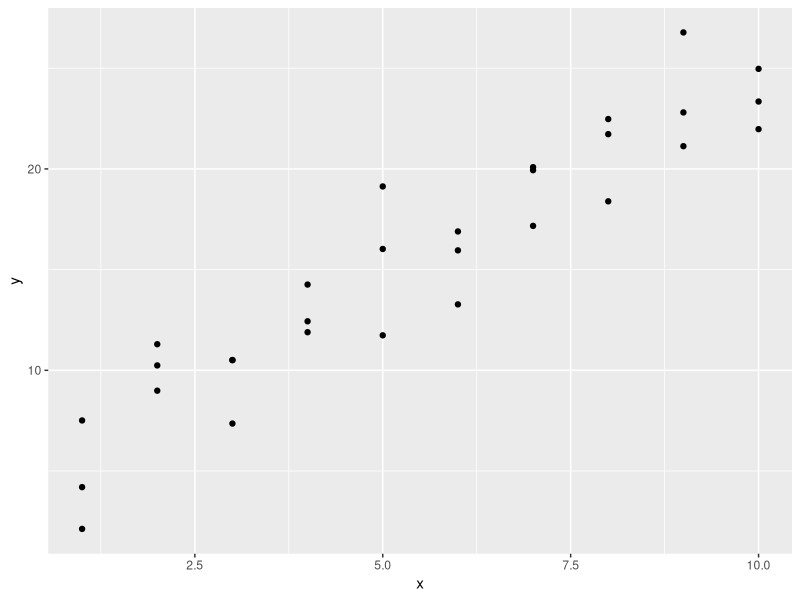
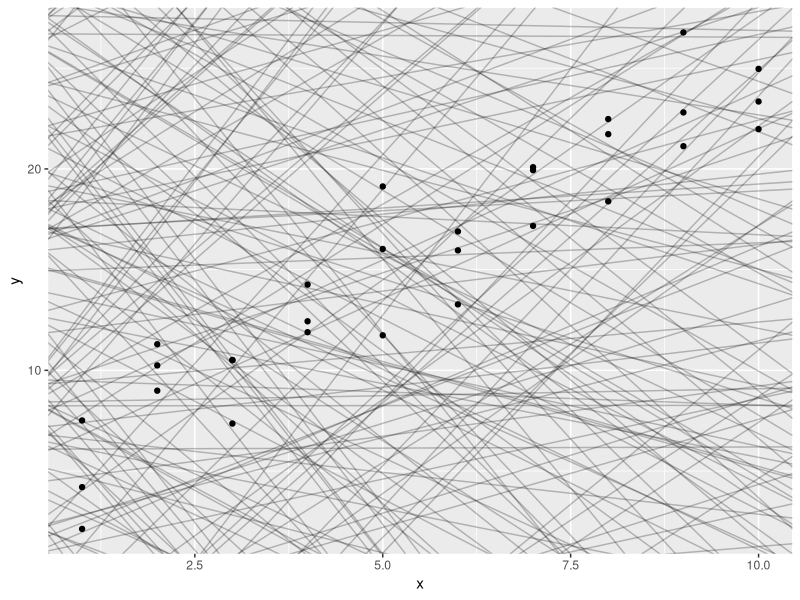
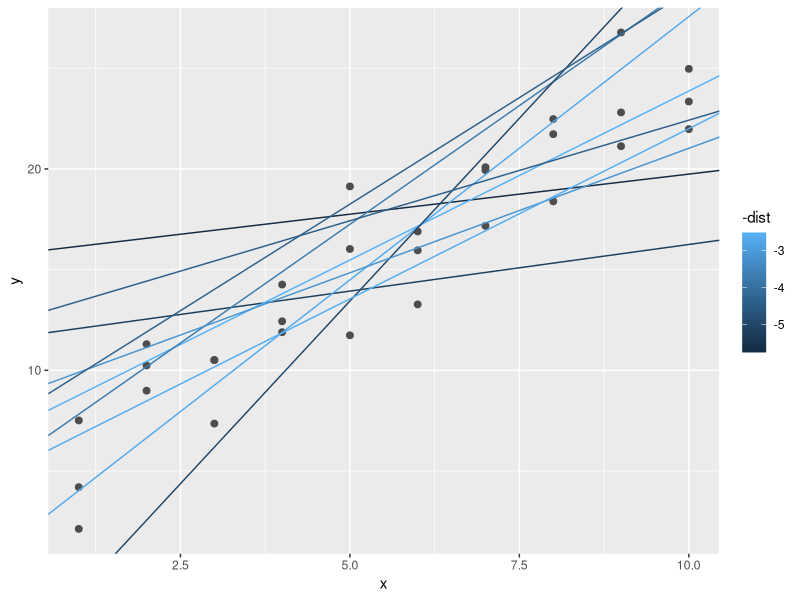
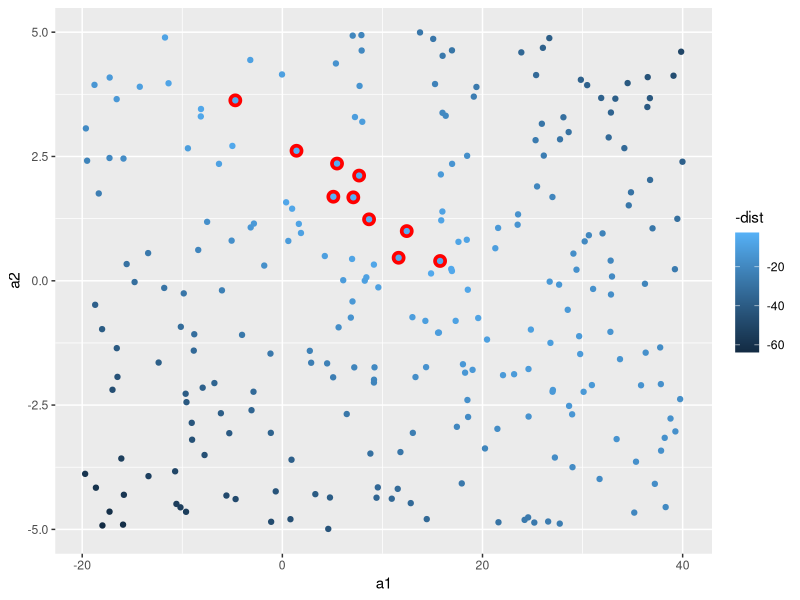
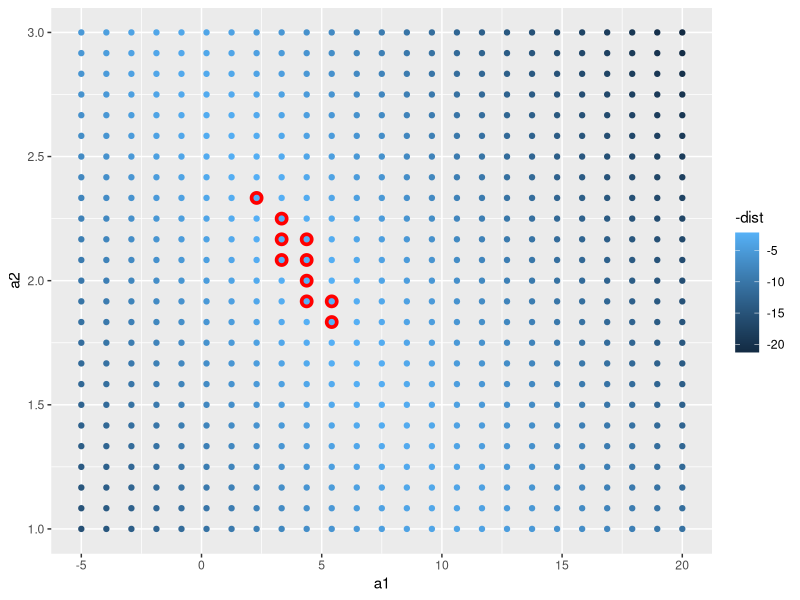
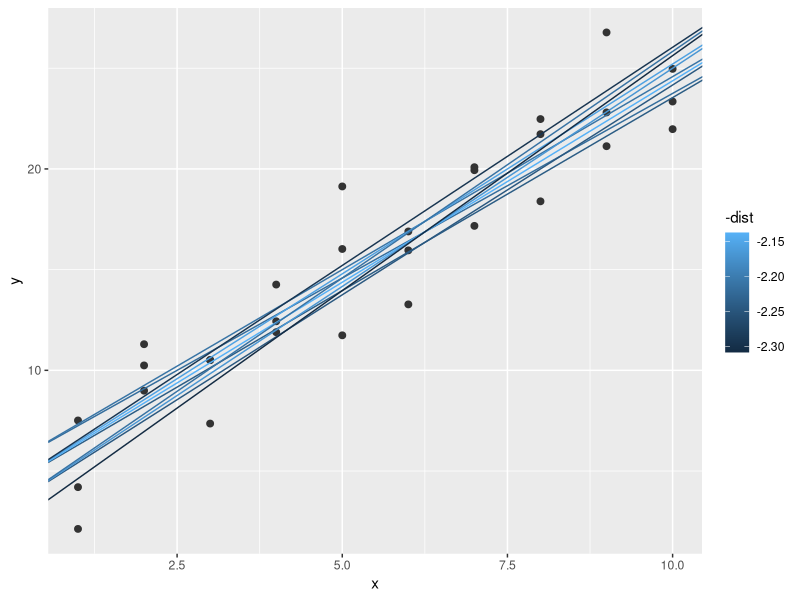
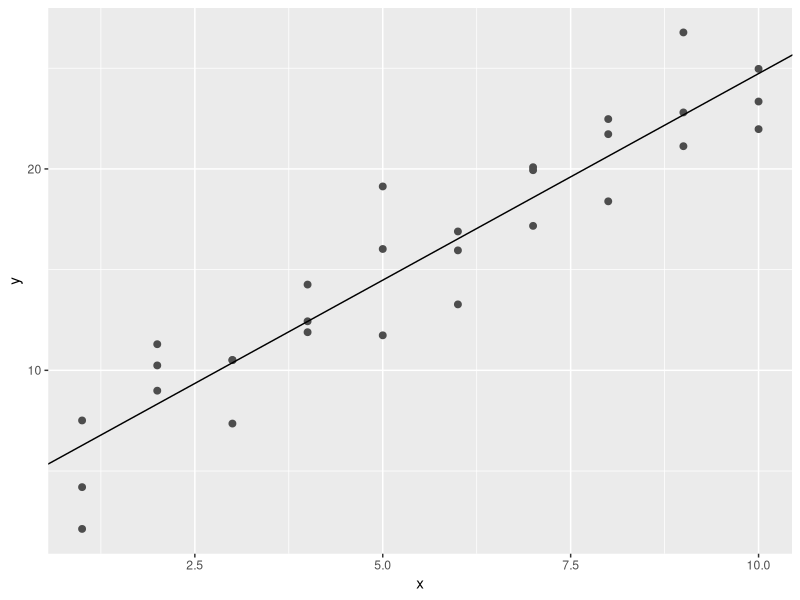
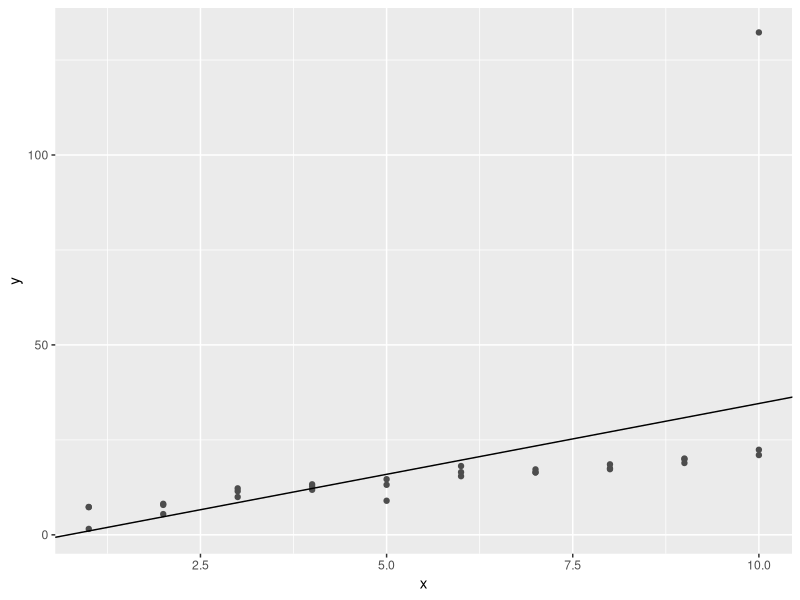

Write R code to recreate these figures, in order.
## ---- chunk 1
library(tidyverse)
library(modelr)
library(ggplot2)

# We want to get a warning if there are any NA values when
# we run a function.
options(na.action = na.warn)
## ---- chunk 2
ggplot(sim1, aes(x, y)) +
  geom_point()
## ---- chunk 3
models <- tibble(
  a1 = runif(250, -20, 40),
  a2 = runif(250, -5, 5)
)

ggplot(sim1, aes(x, y)) +
  geom_abline(aes(intercept = a1, slope = a2), 
              data = models, 
              alpha = 1 / 4) +
  geom_point()
## ---- chunk 4
model1 <- function(a, data) {
  a[1] + a[2] * data$x
}

measure_distance <- function(mod, data) {
  diff <- data$y - model1(mod, data)
  sqrt(mean(diff^2))
}

sim1_dist <- function(a1, a2) {
  measure_distance(c(a1, a2), sim1)
}

models <- models %>%
  mutate(dist = purrr::map2_dbl(a1, a2, sim1_dist))
models
## ---- chunk 5
ggplot(sim1, aes(x, y)) +
  geom_point(size = 2, color = "grey30") +
  geom_abline(
    aes(intercept = a1, slope = a2, color = -dist),
    data = filter(models, rank(dist) <= 10)
  )
## ---- chunk 6
ggplot(models, aes(a1, a2)) +
  geom_point(data = filter(models, rank(dist) <= 10),
             size = 4, color = 'red') +
  geom_point(aes(color = -dist))
## ---- chunk 7
grid <- expand.grid(  # Creates a df from all combinations of
                      # parameters provided to it.
  a1 = seq(-5, 20, length = 25),
  a2 = seq(1, 3, length = 25)
  ) %>%
  mutate(dist = purrr::map2_dbl(a1, a2, sim1_dist))

grid %>%
  ggplot(aes(a1, a2)) +
  geom_point(data = filter(grid, rank(dist) <= 10),
             size = 4, color = "red") +
  geom_point(aes(color = -dist))
## ---- chunk 8
ggplot(sim1, aes(x, y)) +
  geom_point(size = 2, color = "grey20") +
  geom_abline(aes(intercept = a1, slope = a2, color = -dist),
              data = filter(grid, rank(dist) <= 10))
## ---- chunk 9
best <- optim(c(0, 0), # initial values for params to optimize over
              measure_distance, # function to calculate error
              data = sim1)
best$par
## ---- chunk 10
ggplot(sim1, aes(x, y)) +
  geom_point(size = 2, color = "grey30") +
  geom_abline(aes(intercept = best$par[1], slope = best$par[2]))
## ---- chunk 11
sim1_mod <- lm(y ~ x, data = sim1)
coef(sim1_mod)
## ---- chunk 12
x = rep(1:10, each = 3)
y = x * 1.5 + 6 + rt(length(x),  # rt generates t-style variates
                                 # with length given by param 1.
                     df = 2)     # Degrees of freedom.

# To simulate an unusual value, let's change the value of the end
# of the model to beyond 75th percentile + 3 * IQR. 
# Usually, 75th percentile + 1.5 * IQR is used to determine outliers.
y[[length(y)]] <- quantile(y)[[4]] + 15 * IQR(y)

sim1a <- tibble(
  x = x,
  y = y
)

sim1a_mod <- lm(y ~ x, data = sim1a)
ggplot(sim1a, aes(x, y)) +
  geom_point(color = "grey30") +
  geom_abline(aes(intercept = coef(sim1a_mod)[[1]],
                  slope = coef(sim1a_mod)[[2]]))
## ---- chunk 13
ggplot(sim1a, aes(x, y)) +
  geom_point(color = "grey30") +
  geom_abline(aes(intercept = coef(sim1a_mod)[[1]],
                  slope = coef(sim1a_mod)[[2]])) +
  coord_cartesian(ylim = c(-20, 40))
## ---- chunk 14
measure_distance <- function(mod, data) {
  diff <- data$y - model1(mod, data)
  mean(abs(diff))
}

best <- optim(c(0, 0), measure_distance, data = sim1a)

coef(sim1a)
ggplot(sim1a, aes(x, y)) +
  geom_point(color = "grey30", size = 2) +
  geom_abline(aes(intercept = best$par[1], 
                  slope = best$par[2]),
              color = "red") +
  geom_abline(aes(intercept = coef(sim1a_mod)[[1]],
                  slope = coef(sim1a_mod)[[2]]),
              color = "green")
## ---- chunk 15
model1 <- function(a, data) {
  a[1] + data$x * a[2] + a[3]
}
## ---- chunk 16
grid <- sim1 %>%
  data_grid(x)
grid
## ---- chunk 17
grid <- grid %>%
  add_predictions(sim1_mod) # adds predictions to a dataset by
                            # calculating y values at given x values.
grid
## ---- chunk 18
ggplot(sim1, aes(x)) +
  geom_point(aes(y = y)) +
  geom_line(aes(y = pred), data = grid, color = "red", size = 1)
## ---- chunk 19
sim1 <- sim1 %>%
  add_residuals(sim1_mod)
sim1
## ---- chunk 20
ggplot(sim1, aes(resid)) +
  geom_freqpoly(binwidth = 0.5)
## ---- chunk 21
ggplot(sim1, aes(x, resid)) +
  geom_ref_line(h = 0) + # draw thick horiz reference line at 0.
                         # v = 5 to draw vertical ref line at 5.
  geom_point()
## ---- chunk 22
# Restore sim1 to original condition by dropping resid
sim1 <- sim1 %>% select(x, y)

# Fit using loess
sim1_loess_mod <- loess(y ~ x, sim1)
sim1_loess_mod

grid <- sim1 %>%
  data_grid(x) %>%
  add_predictions(sim1_loess_mod)

ggplot(sim1, aes(x)) +
  geom_point(aes(y = y)) +
  geom_line(aes(y = pred), data = grid, color = "red", size = 2) +
  geom_smooth(aes(y = pred), data = grid, color = "green", size = 1)

sim1 <- sim1 %>%
  add_residuals(sim1_loess_mod)

sim1 %>%
  ggplot(aes(resid)) +
  geom_freqpoly(binwidth = 0.5)

ggplot(sim1, aes(x, resid)) +
  geom_ref_line(h = 0) +
  geom_point()
## ---- chunk 23
df <- tribble(
  ~y, ~x1, ~x2,
   4,   2,   5,
   5,   1,   6
)

model_matrix(df, y ~ x1)
## ---- chunk 24
model_matrix(df, y ~ x1 + x2)
## ---- chunk 25
df <- tribble(
  ~sex, ~response,
  "male",       1,
  "female",     2,
  "male",       1
)

model_matrix(df, response ~ sex)
## ---- chunk 26
ggplot(sim2) +
  geom_point(aes(x, y))
## ---- chunk 27
mod2 <- lm(y ~ x, data = sim2)

grid <- sim2 %>%
  data_grid(x) %>%
  add_predictions(mod2)
grid
## ---- chunk 28
ggplot(sim2, aes(x)) +
  geom_point(aes(y = y)) +
  geom_point(data = grid, aes(y = pred), color = "red", size = 4)
## ---- chunk 29
# This raises an error:
# factor x has new level e
#
# tibble(x = "e") %>%
#  add_predictions(mod2)
## ---- chunk 30
ggplot(sim3, aes(x1, y)) +
  geom_point(aes(color = x2))
## ---- chunk 31
mod1 <- lm(y ~ x1 + x2, data = sim3)
mod2 <- lm(y ~ x1 * x2, data = sim3)
## ---- chunk 32
grid <- sim3 %>%
  data_grid(x1, x2) %>%
  gather_predictions(mod1, mod2)
grid
## ---- chunk 33
ggplot(sim3, aes(x1, color = x2)) +
  geom_point(aes(y = y), size = 2) +
  geom_line(data = grid, aes(y = pred)) +
  facet_wrap(~ model)
## ---- chunk 34
sim3 <- sim3 %>%
  gather_residuals(mod1, mod2)

ggplot(sim3, aes(x1, resid, color = x2)) +
  geom_point() +
  facet_grid(model ~ x2)
## ---- chunk 35
mod1 <- lm(y ~ x1 + x2, data = sim4)
mod2 <- lm(y ~ x1 * x2, data = sim4)

sim4

grid <- sim4 %>%
  data_grid(
    x1 = seq_range(x1, n = 5), # generate a sequence over the range
                               # of x1. The output will be 5 values.
                               # The ends of the range are included.
                               # pretty = TRUE to generate a sequence
                               # pleasing to the eye.
    x2 = seq_range(x2, n = 5)
  ) %>%
  gather_predictions(mod1, mod2)
grid
## ---- chunk 36
seq_range(c(0.0123, 0.923423), n = 5)
seq_range(c(0.0123, 0.923423), n = 5, pretty = TRUE)
## ---- chunk 37
x1 <- rcauchy(100)
seq_range(x1, n = 5)
seq_range(x1, n = 5, trim = 0.10)
seq_range(x1, n = 5, trim = 0.25)
seq_range(x1, n = 5, trim = 0.50)
## ---- chunk 38
x2 <- c(0, 1)
seq_range(x2, n = 5)
seq_range(x2, n = 5, expand = 0.10)
seq_range(x2, n = 5, expand = 0.25)
seq_range(x2, n = 5, expand = 0.50)
## ---- chunk 39
ggplot(grid, aes(x1, x2)) +
  geom_tile(aes(fill = pred)) +
  facet_wrap(~ model)
## ---- chunk 40
ggplot(grid, aes(x1, pred, color = x2,
                 group = x2)) + # group by the bucketized values of x2
  geom_line() +
  facet_wrap(~ model)

ggplot(grid, aes(x2, pred, color = x1, group = x1)) +
  geom_line() +
  facet_wrap(~ model)
## ---- chunk 41
df <- tribble(
  ~x,   ~y,
   1,    1,
   2,    2,
   3,    3
)
model_matrix(df, y ~ x^2 + x)
model_matrix(df, y ~ I(x^2) + x)
## ---- chunk 42
model_matrix(df, y ~ poly(x, 2))
## ---- chunk 43
library(splines)
model_matrix(df, y ~ ns(x, 2))
## ---- chunk 44
sim5 <- tibble(
  x = seq(0, 3.5 * pi, length = 50),
  y = 4 * sin(x) + rnorm(length(x))
)

ggplot(sim5, aes(x, y)) +
  geom_point()
## ---- chunk 45
mod1 <- lm(y ~ ns(x, 1), data = sim5)
mod2 <- lm(y ~ ns(x, 2), data = sim5)
mod3 <- lm(y ~ ns(x, 3), data = sim5)
mod4 <- lm(y ~ ns(x, 4), data = sim5)
mod5 <- lm(y ~ ns(x, 5), data = sim5)

grid <- sim5 %>%
  data_grid(x = seq_range(x, n = 50, expand = 0.1)) %>%
  gather_predictions(mod1, mod2, mod3, mod4, mod5, .pred = "y")

ggplot(sim5, aes(x, y)) +
  geom_point() +
  geom_line(data = grid, color = "red") +
  facet_wrap(~ model)
## ---- chunk 46
mod1 <- lm(y ~ x, data = sim2)
mod2 <- lm(y ~ x - 1, data = sim2)

grid <- sim2 %>%
  data_grid(x) %>%
  gather_predictions(mod1, mod2)

ggplot(sim2, aes(x)) +
  geom_point(aes(y = y)) +
  geom_point(data = grid, aes(y = pred), color = "red", size = 4) +
  facet_wrap(~ model)
## ---- chunk 47
sim3
mod1 <- lm(y ~ x1 + x2, data = sim3)
mod2 <- lm(y ~ x1 * x2, data = sim3)
model_matrix(sim3, y ~ x1 + x2)
model_matrix(sim3, y ~ x1 * x2)
## ---- chunk 48
sim4

mod1 <- lm(y ~ x1 + x2, sim4)
mod2 <- lm(y ~ x1 * x2, sim4)

# Instead of using the data_grid function,
# we get a grid using the same values as x1 and x2.
# This lets us compare the predictions to the actual values.
grid <- sim4 %>%
  select(x1, x2) %>%
  gather_predictions(mod1, mod2)

grid['pred_minus_actual'] = abs(grid$pred - sim4$y)
grid

ggplot(grid, aes(x1, x2)) +
  geom_tile(aes(fill = pred_minus_actual)) +
  facet_wrap(~ model)
## ---- chunk 49
grid %>%
  select(model, pred_minus_actual) %>%
  group_by(model) %>%
  summarize(sum_pred_minus_actual = sum(pred_minus_actual))
## ---- chunk 50
df <- tribble(
  ~x,   ~y,
   1,  2.2,
   2,   NA,
   3,  3.5,
   4,  8.3,
  NA,   10
)

mod <- lm(y ~ x, data = df)
## ---- chunk 51
mod <- lm(y ~ x, data = df, na.action = na.exclude)
## ---- chunk 52
nobs(mod)
